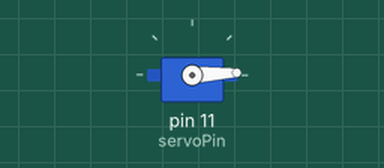
Bench run of a sketch on a simulated Arduino Uno, built with avr-gcc and run on an emulated ATmega328P. Parts: servo.

Above: at 0.05 s.
At 1.3 s:
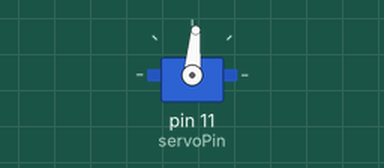
At 2.6 s:
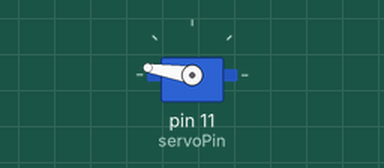
At 5.2 s:
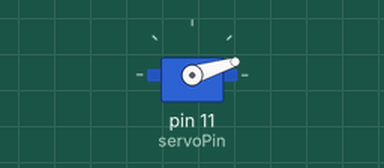
Timing chart, 0 to 7.1 s (numbered marks = the images above):
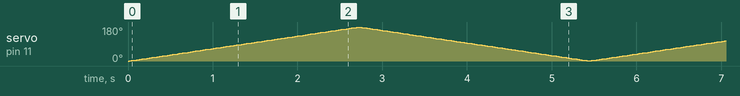

The sketch:

servo1.ino
```cpp
#include <Servo.h>
#define servoPin 11//9

int angle = 0;  // 서보모터 각도 0도로 설정
Servo servo;    // 서보모터 클래스 인스턴스 생성

void setup() {
  // put your setup code here, to run once:
  servo.attach(servoPin);
}

void loop() {
  for (angle = 0; angle < 180; angle++) {
    // 서보 모터의 각도를 0 -> 180도 까지 증가
    servo.write(angle);
    delay(15);
  }
  for (angle = 180; angle > 0; angle--) {
    // 서보 모터의 각도를 180 -> 0도 까지 감소
    servo.write(angle);
    delay(15);
  }
}
```
